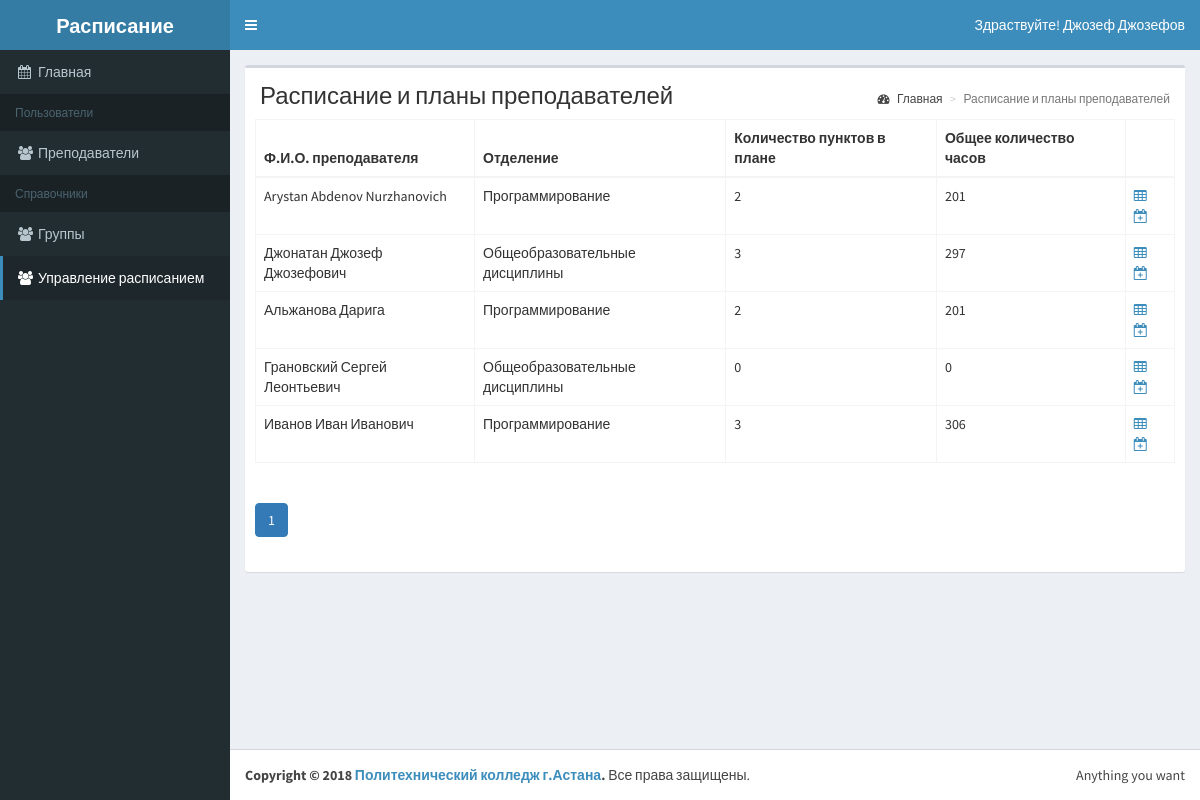
The page /list-teacher-schedule.php on the database its author committed.
### tables this page shows
CREATE TABLE `user` (
  `user_id` bigint NOT NULL,
  `lastname` varchar(50) NOT NULL,
  `firstname` varchar(50) NOT NULL,
  `patronymic` varchar(50) DEFAULT NULL,
  `login` varchar(50) DEFAULT NULL,
  `pass` varchar(255) DEFAULT NULL,
  `gender_id` tinyint NOT NULL,
  `birthday` date DEFAULT NULL,
  `role_id` tinyint NOT NULL,
  `active` tinyint NOT NULL DEFAULT '1'
);

### classes/BaseMap.php (called while the page is built, shortened)
<?php
abstract class BaseMap extends Config {
    function __construct() {
        try {
            $this->db = new PDO('mysql:host=' . self::HOST . ';dbname=' . self::DB_NAME, self::DB_USER, self::DB_PASSWORD);
        } catch (PDOException $e) {
            echo $e->getMessage();
        }
    }
}

### classes/TeacherMap.php (called while the page is built, shortened)
<?php
require_once 'BaseMap.php';
class TeacherMap extends BaseMap {
    public function count() {
        $res = $this->db->query("SELECT COUNT(*) AS cnt FROM teacher");
        return $res->fetch(PDO::FETCH_OBJ)->cnt;
    }
}

### classes/LessonPlanMap.php (called while the page is built, shortened)
<?php
class LessonPlanMap extends BaseMap {
    public function findTeachers($ofset = 0, $limit = 30) {
        $res = $this->db->query("SELECT user.user_id,
CONCAT(user.lastname,' ', user.firstname, ' ',
user.patronymic) AS fio,"
                . " otdel.name AS otdel,
COUNT(lesson_plan.subject_id) AS
count_plan,SUM(subject.hours) AS sum_hours "
                . "FROM user INNER JOIN teacher ON
user.user_id=teacher.user_id INNER JOIN otdel "
                . "ON teacher.otdel_id=otdel.otdel_id
LEFT OUTER JOIN lesson_plan ON
teacher.user_id=lesson_plan.user_id "
                . "LEFT OUTER JOIN subject ON
lesson_plan.subject_id=subject.subject_id GROUP BY
user.user_id "
                . "LIMIT $ofset, $limit");
        return $res->fetchAll(PDO::FETCH_OBJ);
    }
}

### list-teacher-schedule.php (the view)
<?php
$header = 'Расписание и планы преподавателей';
require_once 'template/header.php';
require_once 'classes/TeacherMap.php';
require_once 'classes/LessonPlanMap.php';
require_once 'classes/Helper.php';
$size = 5;
if (isset($_GET['page'])) {
    $page = Helper::clearInt($_GET['page']);
} else {
    $page = 1;
}
$count = (new TeacherMap())->count();
$teachers = (new LessonPlanMap())->findTeachers($page * $size - $size, $size);
?>
<div class="row">
    <div class="col-xs-12">
        <div class="box">
            <section class="content-header">
                <h1><?= $header; ?></h1>
                <ol class="breadcrumb">
                    <li><a href="/index.php"><i class="fa fa-dashboard"></i> Главная</a></li>
                    <li class="active"><?= $header; ?></li>
                </ol>
            </section>
            <?php if ($teachers) : ?>
                <div class="box-body">
                    <table class="table table-bordered table-hover">
                        <thead>
                            <tr>
                                <th>Ф.И.О. преподавателя</th>
                                <th>Отделение</th>
                                <th>Количество пунктов в плане</th>
                                <th>Общее количество часов</th>
                                <th></th>
                            </tr>
                        </thead>
                        <tbody>
                            <?php
                            foreach ($teachers as $teacher) : ?>
                                <tr>
                                    <td><?= $teacher->fio; ?></td>
                                    <td><?= $teacher->otdel; ?></td>
                                    <td><?= $teacher->count_plan; ?></td>
                                    <td><?= ($teacher->sum_hours) ? $teacher->sum_hours : 0; ?></td>
                                    <td>
                                        <a href="list-plan.php?id=<?= $teacher->user_id; ?>" title="План преподавателя"><i class="fa fa-table"></i></a>&nbsp;
                                        <a href="list-schedule.php?id=<?= $teacher->user_id; ?>"title="Расписание преподавателя"><i class="fa fa-calendar-plus-o"></i></a>
                                    </td>
                                </tr>
    <?php endforeach; ?>
                        </tbody>
                    </table>
                </div>
                <div class="box-body">
                <?php Helper::paginator($count, $page, $size); ?>
                </div>
<?php else: ?>
                <div class="box-body">
                    <p>Преподаватели не найдены</p>
                </div>
<?php endif; ?>
        </div>
    </div>
</div>
<?php
require_once 'template/footer.php';
?>

### template/header.php (shortened to what this page needs)
<!DOCTYPE html>
<html>
<head>
    <link rel="stylesheet" href="template/css/bootstrap.min.css">
    <link rel="stylesheet" href="template/css/font-awesome.min.css">
    <link rel="stylesheet" href="template/css/ionicons.min.css">
    <link rel="stylesheet" href="template/css/AdminLTE.min.css">
    <link rel="stylesheet" href="template/css/skins/skin-blue.min.css">
</head>
<body class="hold-transition skin-blue sidebar-mini">
<div class="wrapper">
    <header class="main-header">
        <a href="index.php" class="logo">
            <span class="logo-lg"><b>Расписание</b></span>
        </a>
        <nav class="navbar navbar-static-top" role="navigation">
            <a href="#" class="sidebar-toggle" data-toggle="push-menu" role="button">
            </a>
            <div class="navbar-custom-menu">
                <ul class="nav navbar-nav">
                    <li class="dropdown user user-menu">
                        <a href="#" class="dropdown-toggle" data-toggle="dropdown">
                            <span class="hidden-xs">Здраствуйте! Джозеф Джозефов</span>
                        </a>
                    </li>
                </ul>
            </div>
        </nav>
    </header>
    <aside class="main-sidebar">
        <section class="sidebar">
            <?php require_once 'template/menu.php'; ?>
        </section>
    </aside>
    <div class="content-wrapper">
        <section class="content container-fluid">

### template/menu.php (shortened to what this page needs)
<aside class="main-sidebar">
    <section class="sidebar">
        <ul class="sidebar-menu" data-widget="tree">
            <li
                <?= ($_SERVER['PHP_SELF'] == '/index.php') ? 'class="active"' : ''; ?>>
                <a href="index.php"><i class="fa fa-calendar"></i><span>Главная</span></a>
            </li>
            <li class="header">Пользователи</li>
            <li <?= ($_SERVER['PHP_SELF'] == '/list-teacher.php') ? 'class="active"' : ''; ?>>
                <a href="list-teacher.php"><i class="fa fa-users"></i><span>Преподаватели</span></a>
            </li>
            <li class="header">Справочники</li>
            <li <?= ($_SERVER['PHP_SELF'] == '/list-gruppa.php') ? 'class="active"' : ''; ?>>
                <a href="list-gruppa.php"><i class="fa fa-group"></i><span>Группы</span></a>
            </li>
            <li <?= ($_SERVER['PHP_SELF'] == '/list-teacher-schedule.php') ? 'class="active"' : ''; ?>>
                <a href="list-teacher-schedule.php"><i class="fa fa-users"></i><span>Управление расписанием</span></a>
            </li>
        </ul>
    </section>
</aside>

### classes/Helper.php (shortened to what this page needs)
<?php
class Helper {
                ?>
                <?php
    public static function paginator($count, $current = 1, $size = 30) {
        $numPages = ceil($count / $size);
        $href = $_SERVER['PHP_SELF'] . '?page=';
        echo '<ul class="pagination ">';
        for ($i = 1; $i <= $numPages; $i++) {
            if ($current == $i) {
                echo ' <li class="paginate_button active"><a href="' . $href . $i . '" data-dt-idx="' . $i . '"tabindex="0">' . $i . '</a></li>';
            } else {
                echo ' <li class="paginate_button"><a href="' . $href . $i . '" data-dt-idx="' . $i . '"tabindex="0">' . $i . '</a></li>';
            }
        }
        echo '</ul>';
    }
}

### template/footer.php (shortened to what this page needs)
    </section>
  </div>
  <footer class="main-footer">
    <div class="pull-right hidden-xs">
      Anything you want
    </div>
    <strong>Copyright &copy; 2018 <a href="#">Политехнический колледж г.Астана</a>.</strong> Все права защищены.
  </footer>
</div>
</body>
</html>

### rows shown on the page
user: fio "Arystan Abdenov Nurzhanovich", otdel "Программирование", count_plan "2", sum_hours "201"
user: fio "Джонатан Джозеф Джозефович", otdel "Общеобразовательные дисциплины", count_plan "3", sum_hours "297"
user: fio "Альжанова Дарига", otdel "Программирование", count_plan "2", sum_hours "201"
user: fio "Грановский Сергей Леонтьевич", otdel "Общеобразовательные дисциплины", count_plan "0"
user: fio "Иванов Иван Иванович", otdel "Программирование", count_plan "3", sum_hours "306"

### other values the page prints
$header "Расписание и планы преподавателей"
